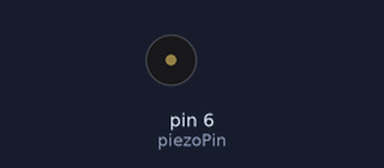
Recording of a sketch running on a simulated Arduino Uno, built with avr-gcc and run on an emulated ATmega328P. On the bench: buzzer (waves = sounding).

Above: at 0.1 s.
Timing chart, 0 to 0.1 s (numbered marks = the images above):
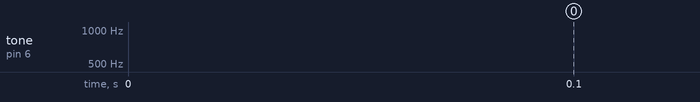

The sketch:

what_i_wanttodo.ino
```cpp
//int X = A0;
//int Y = A1;
//int Z = 3;
//int A = A3;
//
//void setup() {
//  pinMode(X, INPUT);
//  pinMode(Y, INPUT);
//  pinMode(Z, INPUT);
//  pinMode(A, INPUT);
//  Serial.begin(9600);
//}
//
//void loop() {
////  int x,y,z;
////  x=analogRead(X);
////  y=analogRead(Y);
////  z=digitalRead(Z);
////  Serial.print(x);Serial.print(", ");Serial.print(y);
////  Serial.print(", ");Serial.println(z*500); delay(50);
//Serial.println(analogRead(A));
//
//}

const int piezoPin = 6;

int freq = 150;

boolean freqFlag = true;


void setup() {
  pinMode(piezoPin, OUTPUT);
}


void loop() {
  tone(piezoPin, freq, 10);


  if(freqFlag == true) freq += 2;

  if(freq >= 1800) freqFlag = false;

  if(freqFlag == false) freq -= 2;

  if(freq <= 150) freqFlag = true;
}
```
